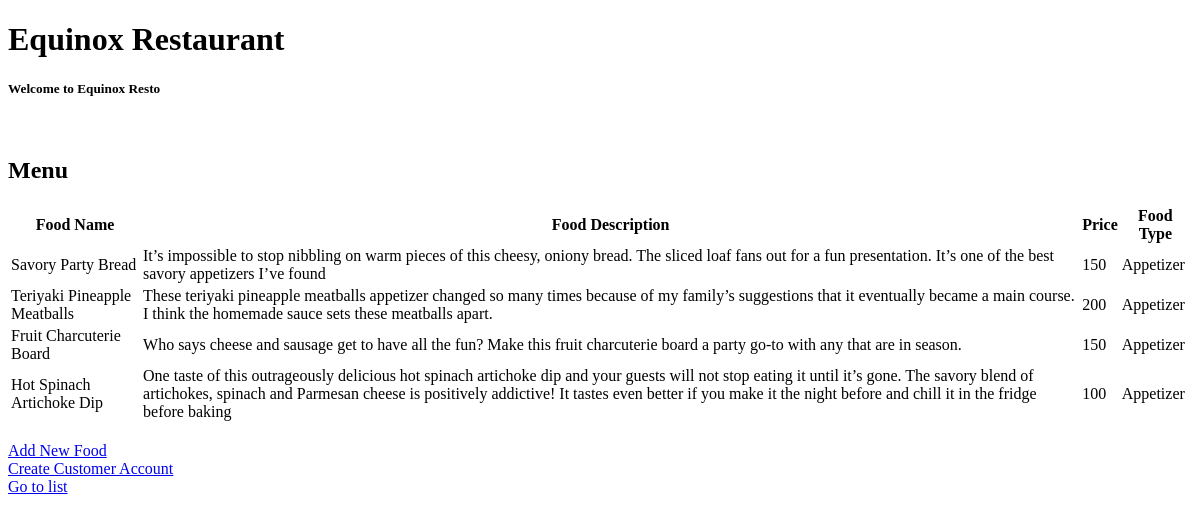
The page /MainPage on the database as committed earlier.
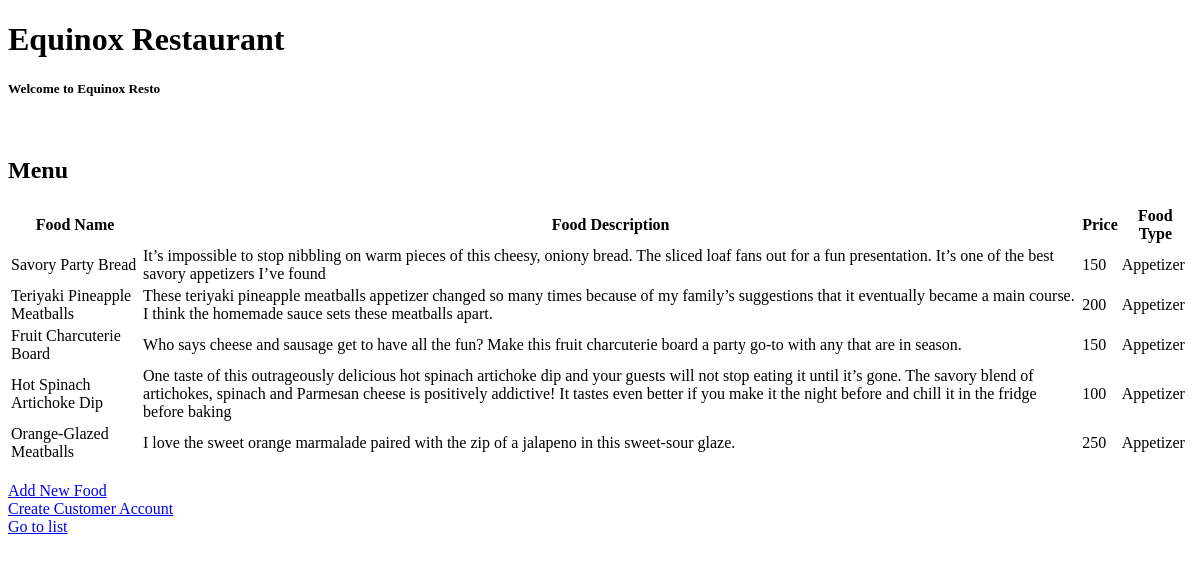
The same page on the database as committed later.
### TrialSystem/models.py (models this page shows)
class Menu(models.Model):
    FoodName = models.CharField(max_length=100)
    foodPrice = models.IntegerField()
    foodDescription = models.CharField(max_length=1000)
    foodType = models.CharField(max_length=200)

### TrialSystem/views.py (the view)
# urls.py: path('MainPage', views.MainPage, name='MainPage'),
def MainPage(request):
    menuList = models.Menu.objects.all()
    template = 'Practice_POS.html'
    context = {
        'title': 'Main Page',
        'body': 'This is the body of the main page.',
        'menuItems': menuList,
    }
    return render(request, template, context)

### templates/Practice_POS.html (shortened to what this page needs)
<!DOCTYPE html>
<html lang="en">
<head>
</head>
<body>
    <h1>Equinox Restaurant</h1>
    <h5>Welcome to Equinox Resto</h5>
    <br>
    <h2>Menu</h2>
    <table>
        <tr>
            <th>Food Name</th>
            <th>Food Description</th>
            <th>Price</th>
            <th>Food Type</th>
        </tr>
        {% for item in menuItems %}
            <tr>
                <td>{{ item.FoodName }}</td>
                <td>{{ item.foodDescription }}</td>
                <td>{{ item.foodPrice }}</td>
                <td>{{ item.foodType }}</td>
            </tr>
            {% endfor %}
    </table>
    <br>
    <a href="{% url 'AddNewMenu' %}">Add New Food</a><br>
    <a href="{% url 'CreateCustomer' %}">Create Customer Account</a><br>
    <a href="{% url 'CustomerAccount' %}">Go to list</a><br>
</body>
</html>

Rows that differ between the two databases and show on the page:
added Menu: FoodName "Orange-Glazed Meatballs", foodDescription "I love the sweet orange marmalade paired with the zip of a jalapeno in this sweet-sour glaze.", foodPrice "250", foodType "Appetizer"
